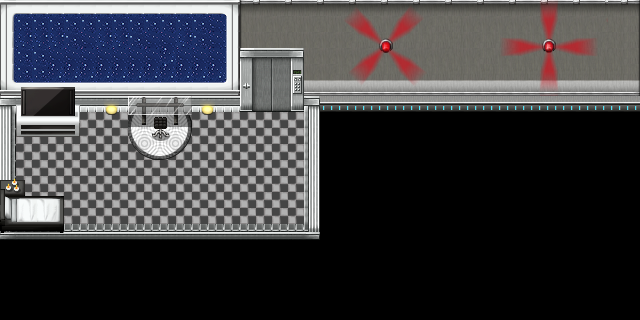

The image is a tile-based game level rendered from a .tmx file. Its description and source (layers, tilesets, objects; grid data summarised) follow:
An orthogonal 40x20 tile map with 16x16 px tiles, 5 tile layers (Ground, Ground Detail, Object, Object Detail, ...), 9 tilesets and 10 objects (TV, Chair, Bed, Table, Window, ...).

<map version="1.0" orientation="orthogonal" renderorder="right-down" width="40" height="20" tilewidth="16" tileheight="16" nextobjectid="31">
 <tileset firstgid="1" name="Futuristic_A5" tilewidth="16" tileheight="16" tilecount="512" columns="16">
  <properties>
   <property name="Close" value="2" />
   <property name="Default" value="0" />
   <property name="Open" value="1" />
  </properties>
  <image source="../tiles/futuristic/Tilesets/Futuristic_A5.png" width="256" height="512" />
 </tileset>
 <tileset firstgid="513" name="Futuristic_A4" tilewidth="16" tileheight="16" tilecount="960" columns="32">
  <image source="../tiles/futuristic/Tilesets/Futuristic_A4.png" width="512" height="480" />
 </tileset>
 <tileset firstgid="1473" name="Futuristic_TileB" tilewidth="16" tileheight="16" tilecount="1024" columns="32">
  <image source="../tiles/futuristic/Tilesets/Futuristic_TileB.png" width="512" height="512" />
 </tileset>
 <tileset firstgid="2497" name="!$doors3" tilewidth="16" tileheight="16" tilecount="288" columns="18">
  <image source="../tiles/futuristic/Characters/!$doors3.png" width="288" height="256" />
  <tile id="1">
   <animation>
    <frame tileid="1" duration="100" />
    <frame tileid="73" duration="100" />
    <frame tileid="145" duration="100" />
    <frame tileid="217" duration="100" />
   </animation>
  </tile>
  <tile id="2">
   <animation>
    <frame tileid="2" duration="100" />
    <frame tileid="74" duration="100" />
    <frame tileid="146" duration="100" />
    <frame tileid="218" duration="100" />
   </animation>
  </tile>
  <tile id="3">
   <animation>
    <frame tileid="3" duration="100" />
    <frame tileid="75" duration="100" />
    <frame tileid="147" duration="100" />
    <frame tileid="219" duration="100" />
   </animation>
  </tile>
  <tile id="4">
   <animation>
    <frame tileid="4" duration="100" />
    <frame tileid="76" duration="100" />
    <frame tileid="148" duration="100" />
    <frame tileid="220" duration="100" />
   </animation>
  </tile>
  <tile id="19">
   <animation>
    <frame tileid="19" duration="100" />
    <frame tileid="91" duration="100" />
    <frame tileid="163" duration="100" />
    <frame tileid="235" duration="100" />
   </animation>
  </tile>
  <tile id="20">
   <animation>
    <frame tileid="20" duration="100" />
    <frame tileid="92" duration="100" />
    <frame tileid="164" duration="100" />
    <frame tileid="236" duration="100" />
   </animation>
  </tile>
  <tile id="21">
   <animation>
    <frame tileid="21" duration="100" />
    <frame tileid="93" duration="100" />
    <frame tileid="165" duration="100" />
    <frame tileid="237" duration="100" />
   </animation>
  </tile>
  <tile id="22">
   <animation>
    <frame tileid="22" duration="100" />
    <frame tileid="94" duration="100" />
    <frame tileid="166" duration="100" />
    <frame tileid="238" duration="100" />
   </animation>
  </tile>
  <tile id="37">
   <animation>
    <frame tileid="37" duration="100" />
    <frame tileid="109" duration="100" />
    <frame tileid="181" duration="100" />
    <frame tileid="253" duration="100" />
   </animation>
  </tile>
  <tile id="38">
   <animation>
    <frame tileid="38" duration="100" />
    <frame tileid="110" duration="100" />
    <frame tileid="182" duration="100" />
    <frame tileid="254" duration="100" />
   </animation>
  </tile>
  <tile id="39">
   <animation>
    <frame tileid="39" duration="100" />
    <frame tileid="111" duration="100" />
    <frame tileid="183" duration="100" />
    <frame tileid="255" duration="100" />
   </animation>
  </tile>
  <tile id="40">
   <animation>
    <frame tileid="40" duration="100" />
    <frame tileid="112" duration="100" />
    <frame tileid="184" duration="100" />
    <frame tileid="256" duration="100" />
   </animation>
  </tile>
  <tile id="55">
   <animation>
    <frame tileid="55" duration="100" />
    <frame tileid="127" duration="100" />
    <frame tileid="199" duration="100" />
    <frame tileid="271" duration="100" />
   </animation>
  </tile>
  <tile id="56">
   <animation>
    <frame tileid="56" duration="100" />
    <frame tileid="128" duration="100" />
    <frame tileid="200" duration="100" />
    <frame tileid="272" duration="100" />
   </animation>
  </tile>
  <tile id="57">
   <animation>
    <frame tileid="57" duration="100" />
    <frame tileid="129" duration="100" />
    <frame tileid="201" duration="100" />
    <frame tileid="273" duration="100" />
   </animation>
  </tile>
  <tile id="58">
   <animation>
    <frame tileid="58" duration="100" />
    <frame tileid="130" duration="100" />
    <frame tileid="202" duration="100" />
    <frame tileid="274" duration="100" />
   </animation>
  </tile>
 </tileset>
 <tileset firstgid="2785" name="Futuristic_TileE" tilewidth="16" tileheight="16" tilecount="1024" columns="32">
  <image source="../tiles/futuristic/Tilesets/Futuristic_TileE.png" width="512" height="512" />
 </tileset>
 <tileset firstgid="3809" name="!$siren" tilewidth="16" tileheight="16" tilecount="414" columns="18">
  <image source="../tiles/futuristic/Characters/!$siren.png" width="297" height="376" />
 </tileset>
 <tileset firstgid="4223" name="!$teleporter" tilewidth="16" tileheight="16" tilecount="192" columns="12">
  <image source="../tiles/futuristic/Characters/!$teleporter.png" width="192" height="256" />
  <tile id="0">
   <animation>
    <frame tileid="14" duration="100" />
    <frame tileid="62" duration="100" />
    <frame tileid="110" duration="100" />
    <frame tileid="158" duration="100" />
   </animation>
  </tile>
 </tileset>
 <tileset firstgid="4415" name="!doors1" tilewidth="16" tileheight="16" tilecount="2304" columns="72">
  <image source="../tiles/futuristic/Characters/!doors1.png" width="1152" height="512" />
  <tile id="0">
   <animation>
    <frame tileid="73" duration="100" />
    <frame tileid="361" duration="100" />
    <frame tileid="649" duration="100" />
    <frame tileid="937" duration="100" />
   </animation>
  </tile>
  <tile id="37">
   <animation>
    <frame tileid="37" duration="100" />
    <frame tileid="325" duration="100" />
    <frame tileid="613" duration="100" />
    <frame tileid="901" duration="100" />
   </animation>
  </tile>
  <tile id="38">
   <animation>
    <frame tileid="38" duration="100" />
    <frame tileid="326" duration="100" />
    <frame tileid="614" duration="100" />
    <frame tileid="902" duration="100" />
   </animation>
  </tile>
  <tile id="39">
   <animation>
    <frame tileid="39" duration="100" />
    <frame tileid="327" duration="100" />
    <frame tileid="615" duration="100" />
    <frame tileid="903" duration="100" />
   </animation>
  </tile>
  <tile id="40">
   <animation>
    <frame tileid="40" duration="100" />
    <frame tileid="328" duration="100" />
    <frame tileid="616" duration="100" />
    <frame tileid="904" duration="100" />
   </animation>
  </tile>
  <tile id="109">
   <animation>
    <frame tileid="109" duration="100" />
    <frame tileid="397" duration="100" />
    <frame tileid="685" duration="100" />
    <frame tileid="973" duration="100" />
   </animation>
  </tile>
  <tile id="110">
   <animation>
    <frame tileid="110" duration="100" />
    <frame tileid="398" duration="100" />
    <frame tileid="686" duration="100" />
    <frame tileid="974" duration="100" />
   </animation>
  </tile>
  <tile id="111">
   <animation>
    <frame tileid="111" duration="100" />
    <frame tileid="399" duration="100" />
    <frame tileid="687" duration="100" />
    <frame tileid="975" duration="100" />
   </animation>
  </tile>
  <tile id="112">
   <animation>
    <frame tileid="112" duration="100" />
    <frame tileid="400" duration="100" />
    <frame tileid="688" duration="100" />
    <frame tileid="976" duration="100" />
   </animation>
  </tile>
  <tile id="181">
   <animation>
    <frame tileid="181" duration="100" />
    <frame tileid="469" duration="100" />
    <frame tileid="757" duration="100" />
    <frame tileid="1045" duration="100" />
   </animation>
  </tile>
  <tile id="182">
   <animation>
    <frame tileid="182" duration="100" />
    <frame tileid="470" duration="100" />
    <frame tileid="758" duration="100" />
    <frame tileid="1046" duration="100" />
   </animation>
  </tile>
  <tile id="183">
   <animation>
    <frame tileid="183" duration="100" />
    <frame tileid="471" duration="100" />
    <frame tileid="759" duration="100" />
    <frame tileid="1047" duration="100" />
   </animation>
  </tile>
  <tile id="184">
   <animation>
    <frame tileid="184" duration="100" />
    <frame tileid="472" duration="100" />
    <frame tileid="760" duration="100" />
    <frame tileid="1048" duration="100" />
   </animation>
  </tile>
  <tile id="253">
   <animation>
    <frame tileid="253" duration="100" />
    <frame tileid="541" duration="100" />
    <frame tileid="829" duration="100" />
    <frame tileid="1117" duration="100" />
   </animation>
  </tile>
  <tile id="254">
   <animation>
    <frame tileid="254" duration="100" />
    <frame tileid="542" duration="100" />
    <frame tileid="830" duration="100" />
    <frame tileid="1118" duration="100" />
   </animation>
  </tile>
  <tile id="255">
   <animation>
    <frame tileid="255" duration="100" />
    <frame tileid="543" duration="100" />
    <frame tileid="831" duration="100" />
    <frame tileid="1119" duration="100" />
   </animation>
  </tile>
  <tile id="256">
   <animation>
    <frame tileid="256" duration="100" />
    <frame tileid="544" duration="100" />
    <frame tileid="832" duration="100" />
    <frame tileid="1120" duration="100" />
   </animation>
  </tile>
 </tileset>
 <tileset firstgid="6719" name="$laserbeams" tilewidth="16" tileheight="16" tilecount="78" columns="6">
  <image source="../tiles/futuristic/Characters/$laserbeams.png" width="96" height="216" />
 </tileset>
 <layer name="Ground" width="40" height="20">
  <data>[800 cells, 440 non-empty, 42 distinct tile ids]</data>
 </layer>
 <layer name="Ground Detail" width="40" height="20">
  <data>[800 cells, 40 non-empty, 33 distinct tile ids]</data>
 </layer>
 <layer name="Object" width="40" height="20">
  <data>[800 cells, 52 non-empty, 38 distinct tile ids]</data>
 </layer>
 <layer name="Object Detail" width="40" height="20">
  <data>[800 cells, 88 non-empty, 88 distinct tile ids]</data>
 </layer>
 <layer name="High" width="40" height="20">
  <data>[800 cells, 0 non-empty, 0 distinct tile ids]</data>
 </layer>
 <objectgroup name="Obstacles" visible="0" offsetx="4.66667" offsety="4.66667">
  <object id="2" name="TV" x="11.3333" y="81.3333" width="64" height="44.6667" />
  <object id="3" name="Chair" x="146.666" y="110" width="20.667" height="19.3333" />
  <object id="4" name="Bed" x="-4.66667" y="195.333" width="61.3333" height="33.9997" />
  <object id="5" name="Table" x="123.333" y="88.6667" width="64" height="26.6666" />
  <object id="8" name="Window" x="0" y="80" width="308.667" height="19.3333" />
  <object id="9" name="West Wall" x="3.33333e-07" y="90" width="8.66666" height="144" />
  <object id="10" name="East Wall" x="300.667" y="95.3333" width="9.33334" height="136.667" />
  <object id="11" name="South Wall" x="-6" y="222.333" width="320" height="8" />
  <object id="12" name="Door" x="248" y="102.667" width="38" height="12">
   <properties>
    <property name="name" value="door" />
    <property name="sensor" value="true" />
    <property name="trigger" type="int" value="2" />
   </properties>
  </object>
  <object id="29" name="BedStand" x="-2" y="181.333" width="18" height="9.99967" />
 </objectgroup>
</map>
